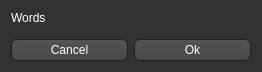
<?xml version="1.0" encoding="UTF-8"?>
<ui version="4.0">
 <class>Confirm</class>
 <widget class="QDialog" name="Confirm">
  <property name="windowModality">
   <enum>Qt::ApplicationModal</enum>
  </property>
  <property name="geometry">
   <rect>
    <x>0</x>
    <y>0</y>
    <width>262</width>
    <height>72</height>
   </rect>
  </property>
  <property name="windowTitle">
   <string>Wii Music Editor Plus</string>
  </property>
  <property name="styleSheet">
   <string notr="true">QToolTip
{
     border: 1px solid black;
     background-color: #ffa02f;
     padding: 1px;
     border-radius: 3px;
     opacity: 100;
}

QWidget
{
    color: white;
    background-color: #323232;
}

QWidget:item:hover
{
    background-color: QLinearGradient( x1: 0, y1: 0, x2: 0, y2: 1, stop: 0 #ffa02f, stop: 1 #ca0619);
    color: #000000;
}

QWidget:item:selected
{
    background-color: QLinearGradient( x1: 0, y1: 0, x2: 0, y2: 1, stop: 0 #ffa02f, stop: 1 #d7801a);
}

QMenuBar
{
	background: #242424;
}

QMenuBar::item
{
    background: transparent;
}

QMenuBar::item:selected
{
    background: transparent;
    border: 1px solid #ffaa00;
}

QMenuBar::item:pressed
{
    background: #444;
    border: 1px solid #000;
    background-color: QLinearGradient(
        x1:0, y1:0,
        x2:0, y2:1,
        stop:1 #212121,
        stop:0.4 #343434/*,
        stop:0.2 #343434,
        stop:0.1 #ffaa00*/
    );
    margin-bottom:-1px;
    padding-bottom:1px;
}

QMenu
{
    border: 1px solid #000;
}

QMenu::item
{
    padding: 2px 20px 2px 20px;
}

QMenu::item:selected
{
    color: #000000;
}

QWidget:disabled
{
    color: #404040;
    background-color: #323232;
}

QLineEdit
{
    background-color: QLinearGradient( x1: 0, y1: 0, x2: 0, y2: 1, stop: 0 #4d4d4d, stop: 0 #646464, stop: 1 #5d5d5d);
    padding: 1px;
    border-style: solid;
    border: 1px solid #1e1e1e;
    border-radius: 5;
}

QSpinBox
{
    background-color: QLinearGradient( x1: 0, y1: 0, x2: 0, y2: 1, stop: 0 #4d4d4d, stop: 0 #646464, stop: 1 #5d5d5d);
    padding: 1px;
    border-style: solid;
    border: 1px solid #1e1e1e;
    border-radius: 5;
}

QPushButton
{
    color: white;
    background-color: QLinearGradient( x1: 0, y1: 0, x2: 0, y2: 1, stop: 0 #565656, stop: 0.1 #525252, stop: 0.5 #4e4e4e, stop: 0.9 #4a4a4a, stop: 1 #464646);
    border-width: 1px;
    border-color: #1e1e1e;
    border-style: solid;
    border-radius: 6;
    padding: 3px;
    padding-left: 5px;
    padding-right: 5px;
}

QPushButton:pressed
{
    background-color: QLinearGradient( x1: 0, y1: 0, x2: 0, y2: 1, stop: 0 #2d2d2d, stop: 0.1 #2b2b2b, stop: 0.5 #292929, stop: 0.9 #282828, stop: 1 #252525);
}

QComboBox
{
    selection-background-color: #ffaa00;
    background-color: QLinearGradient( x1: 0, y1: 0, x2: 0, y2: 1, stop: 0 #565656, stop: 0.1 #525252, stop: 0.5 #4e4e4e, stop: 0.9 #4a4a4a, stop: 1 #464646);
    border-style: solid;
    border: 1px solid #1e1e1e;
    border-radius: 5;
	padding-left: 4px;
}

QComboBox:hover,QPushButton:hover
{
    border: 2px solid QLinearGradient( x1: 0, y1: 0, x2: 0, y2: 1, stop: 0 #ffa02f, stop: 1 #d7801a);
}


QComboBox:on
{
    background-color: QLinearGradient( x1: 0, y1: 0, x2: 0, y2: 1, stop: 0 #2d2d2d, stop: 0.1 #2b2b2b, stop: 0.5 #292929, stop: 0.9 #282828, stop: 1 #252525);
    selection-background-color: #ffaa00;
}

QComboBox QAbstractItemView
{
    border: 2px solid darkgray;
    selection-background-color: QLinearGradient( x1: 0, y1: 0, x2: 0, y2: 1, stop: 0 #ffa02f, stop: 1 #d7801a);
}

QComboBox::drop-down
{
     subcontrol-origin: padding;
     subcontrol-position: top right;
     width: 15px;

     border-left-width: 0px;
     border-left-color: darkgray;
     border-left-style: solid; /* just a single line */
     border-top-right-radius: 3px; /* same radius as the QComboBox */
     border-bottom-right-radius: 3px;
 }

QComboBox::down-arrow
{
     image: url(:images/images/down_arrow.png);
}

QGroupBox:focus
{
border: 2px solid QLinearGradient( x1: 0, y1: 0, x2: 0, y2: 1, stop: 0 #ffa02f, stop: 1 #d7801a);
}

QTextEdit:focus
{
    border: 2px solid QLinearGradient( x1: 0, y1: 0, x2: 0, y2: 1, stop: 0 #ffa02f, stop: 1 #d7801a);
}

QScrollBar:horizontal {
     border: 1px solid #222222;
     background: QLinearGradient( x1: 0, y1: 0, x2: 0, y2: 1, stop: 0.0 #121212, stop: 0.2 #282828, stop: 1 #484848);
     height: 7px;
     margin: 0px 16px 0 16px;
}

QScrollBar::handle:horizontal
{
      background: QLinearGradient( x1: 0, y1: 0, x2: 1, y2: 0, stop: 0 #ffa02f, stop: 0.5 #d7801a, stop: 1 #ffa02f);
      min-height: 20px;
      border-radius: 2px;
}

QScrollBar::add-line:horizontal {
      border: 1px solid #1b1b19;
      border-radius: 2px;
      background: QLinearGradient( x1: 0, y1: 0, x2: 1, y2: 0, stop: 0 #ffa02f, stop: 1 #d7801a);
      width: 14px;
      subcontrol-position: right;
      subcontrol-origin: margin;
}

QScrollBar::sub-line:horizontal {
      border: 1px solid #1b1b19;
      border-radius: 2px;
      background: QLinearGradient( x1: 0, y1: 0, x2: 1, y2: 0, stop: 0 #ffa02f, stop: 1 #d7801a);
      width: 14px;
     subcontrol-position: left;
     subcontrol-origin: margin;
}

QAbstractItemView
{
    background-color: #121212;
}

QScrollBar::right-arrow:horizontal, QScrollBar::left-arrow:horizontal
{
      border: 1px solid black;
      width: 1px;
      height: 1px;
      background: white;
}

QScrollBar::add-page:horizontal, QScrollBar::sub-page:horizontal
{
      background: none;
}

QScrollBar:vertical
{
      background: QLinearGradient( x1: 0, y1: 0, x2: 1, y2: 0, stop: 0.0 #121212, stop: 0.2 #282828, stop: 1 #484848);
      width: 7px;
      margin: 16px 0 16px 0;
      border: 1px solid #222222;
}

QScrollBar::handle:vertical
{
      background: QLinearGradient( x1: 0, y1: 0, x2: 0, y2: 1, stop: 0 #ffa02f, stop: 0.5 #d7801a, stop: 1 #ffa02f);
      min-height: 20px;
      border-radius: 2px;
}

QScrollBar::add-line:vertical
{
      border: 1px solid #1b1b19;
      border-radius: 2px;
      background: QLinearGradient( x1: 0, y1: 0, x2: 0, y2: 1, stop: 0 #ffa02f, stop: 1 #d7801a);
      height: 14px;
      subcontrol-position: bottom;
      subcontrol-origin: margin;
}

QScrollBar::sub-line:vertical
{
      border: 1px solid #1b1b19;
      border-radius: 2px;
      background: QLinearGradient( x1: 0, y1: 0, x2: 0, y2: 1, stop: 0 #d7801a, stop: 1 #ffa02f);
      height: 14px;
      subcontrol-position: top;
      subcontrol-origin: margin;
}

QScrollBar::up-arrow:vertical, QScrollBar::down-arrow:vertical
{
      border: 1px solid black;
      width: 1px;
      height: 1px;
      background: white;
}


QScrollBar::add-page:vertical, QScrollBar::sub-page:vertical
{
      background: none;
}

QTextEdit
{
    background-color: #242424;
	padding-left: 1px;
}

QPlainTextEdit
{
    background-color: #242424;
}

QHeaderView::section
{
    background-color: QLinearGradient(x1:0, y1:0, x2:0, y2:1, stop:0 #616161, stop: 0.5 #505050, stop: 0.6 #434343, stop:1 #656565);
    color: white;
    padding-left: 4px;
    border: 1px solid #6c6c6c;
}

QCheckBox:disabled
{
color: #414141;
}

QDockWidget::title
{
    text-align: center;
    spacing: 3px; /* spacing between items in the tool bar */
    background-color: QLinearGradient(x1:0, y1:0, x2:0, y2:1, stop:0 #323232, stop: 0.5 #242424, stop:1 #323232);
}

QDockWidget::close-button, QDockWidget::float-button
{
    text-align: center;
    spacing: 1px; /* spacing between items in the tool bar */
    background-color: QLinearGradient(x1:0, y1:0, x2:0, y2:1, stop:0 #323232, stop: 0.5 #242424, stop:1 #323232);
}

QDockWidget::close-button:hover, QDockWidget::float-button:hover
{
    background: #242424;
}

QDockWidget::close-button:pressed, QDockWidget::float-button:pressed
{
    padding: 1px -1px -1px 1px;
}

QMainWindow::separator
{
    background-color: QLinearGradient(x1:0, y1:0, x2:0, y2:1, stop:0 #161616, stop: 0.5 #151515, stop: 0.6 #212121, stop:1 #343434);
    color: white;
    padding-left: 4px;
    border: 1px solid #4c4c4c;
    spacing: 3px; /* spacing between items in the tool bar */
}

QMainWindow::separator:hover
{

    background-color: QLinearGradient(x1:0, y1:0, x2:0, y2:1, stop:0 #d7801a, stop:0.5 #b56c17 stop:1 #ffa02f);
    color: white;
    padding-left: 4px;
    border: 1px solid #6c6c6c;
    spacing: 3px; /* spacing between items in the tool bar */
}

QToolBar::handle
{
     spacing: 3px; /* spacing between items in the tool bar */
     background: url(:images/images/handle.png);
}

QMenu::separator
{
    height: 2px;
    background-color: QLinearGradient(x1:0, y1:0, x2:0, y2:1, stop:0 #161616, stop: 0.5 #151515, stop: 0.6 #212121, stop:1 #343434);
    color: white;
    padding-left: 4px;
    margin-left: 10px;
    margin-right: 5px;
}

QProgressBar
{
    border: 2px solid grey;
    border-radius: 5px;
    text-align: center;
}

QProgressBar::chunk
{
    background-color: #d7801a;
    width: 2.15px;
    margin: 0.5px;
}

QTabBar::tab {
    color: #b1b1b1;
    border: 1px solid #444;
    border-bottom-style: none;
    background-color: #323232;
    padding-left: 10px;
    padding-right: 10px;
    padding-top: 3px;
    padding-bottom: 2px;
    margin-right: -1px;
}

QTabWidget::pane {
    border: 1px solid #444;
    top: 1px;
}

QTabBar::tab:last
{
    margin-right: 0; /* the last selected tab has nothing to overlap with on the right */
    border-top-right-radius: 3px;
}

QTabBar::tab:first:!selected
{
 margin-left: 0px; /* the last selected tab has nothing to overlap with on the right */


    border-top-left-radius: 3px;
}

QTabBar::tab:!selected
{
    color: #b1b1b1;
    border-bottom-style: solid;
    margin-top: 3px;
    background-color: QLinearGradient(x1:0, y1:0, x2:0, y2:1, stop:1 #212121, stop:.4 #343434);
}

QTabBar::tab:selected
{
    border-top-left-radius: 3px;
    border-top-right-radius: 3px;
    margin-bottom: 0px;
}

QTabBar::tab:!selected:hover
{
    /*border-top: 2px solid #ffaa00;
    padding-bottom: 3px;*/
    border-top-left-radius: 3px;
    border-top-right-radius: 3px;
    background-color: QLinearGradient(x1:0, y1:0, x2:0, y2:1, stop:1 #212121, stop:0.4 #343434, stop:0.2 #343434, stop:0.1 #ffaa00);
}

QRadioButton::indicator:checked, QRadioButton::indicator:unchecked{
    color: #b1b1b1;
    background-color: #323232;
    border: 1px solid #b1b1b1;
    border-radius: 6px;
}

QRadioButton::indicator:checked
{
    background-color: qradialgradient(
        cx: 0.5, cy: 0.5,
        fx: 0.5, fy: 0.5,
        radius: 1.0,
        stop: 0.25 #ffaa00,
        stop: 0.3 #323232);
}

QRadioButton::indicator:checked:disabled
{
    background-color: qradialgradient(
        cx: 0.5, cy: 0.5,
        fx: 0.5, fy: 0.5,
        radius: 1.0,
        stop: 0.25 #323232,
        stop: 0.3 #323232);
}

QCheckBox::indicator{
    color: #b1b1b1;
    background-color: #323232;
    border: 1px solid #b1b1b1;
    width: 9px;
    height: 9px;
}

QRadioButton::indicator
{
    border-radius: 6px;
}

QRadioButton::indicator:hover, QCheckBox::indicator:hover
{
    border: 1px solid #ffaa00;
}

QCheckBox::indicator:checked
{
    image:url(:images/images/checkbox.png);
}

QCheckBox::indicator:disabled, QRadioButton::indicator:disabled
{
    border: 1px solid #444;
}</string>
  </property>
  <layout class="QVBoxLayout" name="verticalLayout">
   <item>
    <widget class="QLabel" name="text">
     <property name="text">
      <string>Words</string>
     </property>
    </widget>
   </item>
   <item>
    <spacer name="verticalSpacer">
     <property name="orientation">
      <enum>Qt::Vertical</enum>
     </property>
     <property name="sizeHint" stdset="0">
      <size>
       <width>20</width>
       <height>40</height>
      </size>
     </property>
    </spacer>
   </item>
   <item>
    <layout class="QHBoxLayout" name="horizontalLayout">
     <item>
      <widget class="QPushButton" name="noButton">
       <property name="text">
        <string>Cancel</string>
       </property>
      </widget>
     </item>
     <item>
      <widget class="QPushButton" name="yesButton">
       <property name="text">
        <string>Ok</string>
       </property>
      </widget>
     </item>
    </layout>
   </item>
  </layout>
 </widget>
 <resources/>
 <connections/>
</ui>
